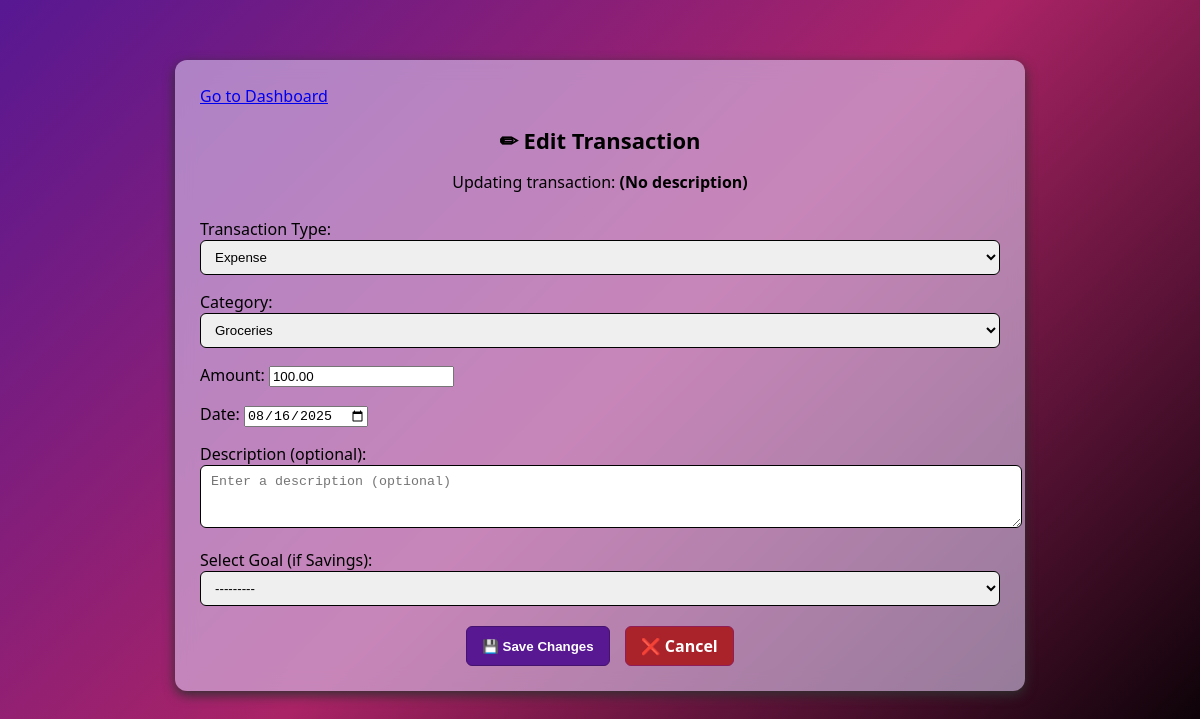
The page /coach/transaction/11/edit/ (signed in) on the database its author committed.
### coach/models.py (models this page shows, shortened)
class Transaction(models.Model):
    TYPE_CHOICES = [
        ('income', 'Income'),
        ('expense', 'Expense'),
        ('savings', 'Savings'),
    ]
    type = models.CharField(max_length=20, choices=TYPE_CHOICES, default='income')
    category = models.ForeignKey('Category', on_delete=models.CASCADE, related_name='transactions')
    amount = models.DecimalField(max_digits=10, decimal_places=2)
    date = models.DateField(default=timezone.now)
    description = models.TextField(blank=True)
    user = models.ForeignKey(User, on_delete=models.CASCADE)
    goal = models.ForeignKey('Goal', on_delete=models.SET_NULL, null=True, blank=True)

### coach/views.py (the view)
# urls.py: path("transaction/<int:transaction_id>/edit/", views.edit_transaction, name="edit_transaction"),
@login_required
def edit_transaction(request, transaction_id):
    transaction = get_object_or_404(Transaction, id=transaction_id, user=request.user)
    if request.method == "POST":
        form = TransactionForm(request.POST, instance=transaction)
        if form.is_valid():
            form.save()
            return redirect("view_transactions")
    else:
        form = TransactionForm(instance=transaction, user=request.user)
    return render(request, "coach/edit_transaction.html", {"form": form, "transaction": transaction})

### coach/models.py (called while the page is built)
    def __str__(self):
        return self.name

    def __str__(self):
        return self.name

### coach/templates/coach/edit_transaction.html (shortened to what this page needs)
{% extends "coach/base.html" %}
{% block content %}
<div class="edit-transaction-container">
<a href="{% url 'dashboard' %}">Go to Dashboard</a>
  <h2 class="title">✏ Edit Transaction</h2>
  <p class="subtitle">Updating transaction: <strong>{{ transaction.description|default:"(No description)" }}</strong></p>
  <form method="post" class="transaction-form">
    {{ form.as_p }}
    <div class="form-actions">
      <button type="submit" class="btn btn-save">💾 Save Changes</button>
      <a href="{% url 'view_transactions' %}" class="btn btn-cancel">❌ Cancel</a>
    </div>
  </form>
</div>
{% endblock %}

### coach/static/coach/styles.css (style rules this page uses)
body { font-family: 'Segoe UI', Tahoma, Geneva, Verdana, sans-serif; background: #f4f6f8; }
h2 { margin-bottom: 20px; font-size: 22px; color: #222; }

### coach/templates/coach/edit_transaction.html (style rules this page uses)
body { background: linear-gradient(135deg, #571892 0%, #aa2366 50%, #000000 100%); background-attachment: fixed; background-size: cover; color: #ffffff; }
.edit-transaction-container { max-width: 800px; margin: 60px auto; padding: 25px; background: rgba(220, 201, 240, 0.6); backdrop-filter: blur(10px); border-radius: 12px; box-shadow: 0 4px 12px rgb(48, 48, 48,0.984); color: #000000; transition: box-shadow 0.2s, transform 0.2s; }
.title { text-align: center; margin-bottom: 10px; color: #000000; }
.subtitle { text-align: center; margin-bottom: 25px; color: #000000; }
.transaction-form p { margin-bottom: 15px; }
.transaction-form label { color: #000000; }
.link .transaction-form input, .transaction-form select, .transaction-form textarea { width: 100%; padding: 8px 10px; border: 1px solid #000000; border-radius: 6px; }
.form-actions { display: flex; justify-content: center; gap: 15px; margin-top: 20px; }
.btn { padding: 8px 15px; border-radius: 6px; text-decoration: none; border: none; cursor: pointer; font-weight: bold; }
.btn-save { background: #571892; color: #ffffff; border: 1px solid #45126e; }
.btn-cancel { background: #aa232a; color: #ffffff; border: 1px solid #8e1d58; }

### rows shown on the page
Transaction: type "Expense", category "Groceries", amount "100.00", date "08/16/2025", goal "---------"
